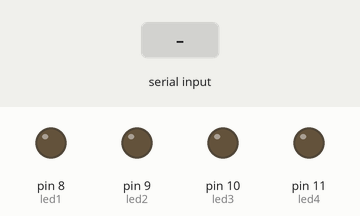
The sketch below on a simulated Arduino Uno, built with avr-gcc and run on an emulated ATmega328P. Parts: output pins drawn as LEDs (lit = HIGH). The test bench sets the inputs (shaded band). What the sketch prints to the serial monitor is not drawn.

Above: at 1.2 s.
1.3 s: "a" received over Serial
At 2.3 s:
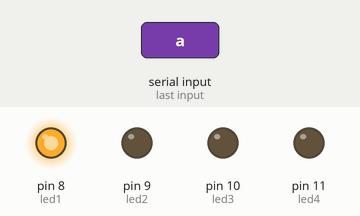
2.8 s: "c" received over Serial
At 3.5 s:
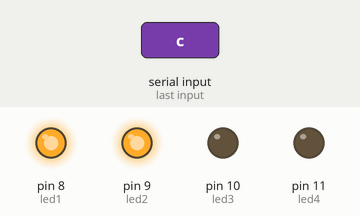
4.3 s: "b" received over Serial
At 4.6 s:
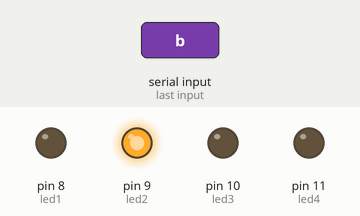
5.8 s: "e" received over Serial
At 6.9 s:
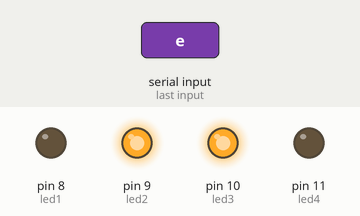
7.3 s: "d" received over Serial
At 8.1 s:
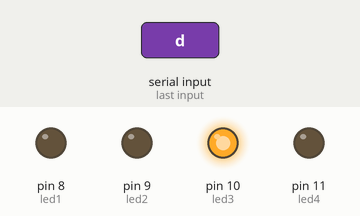
8.8 s: "g" received over Serial
At 9.2 s:
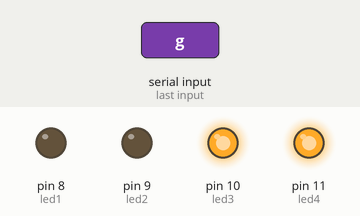
Timing chart, 0 to 11.3 s (numbered marks = the images above; inputs shaded):
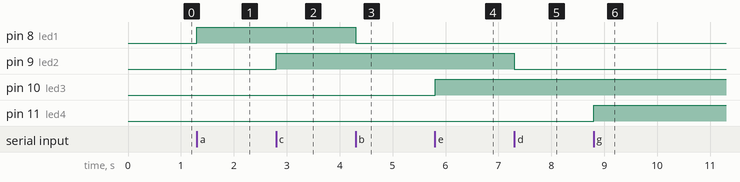

The sketch:

Control_4_LED_via_serialport_with_pyhon_tkinter.ino
```cpp
//Control 4 LEDes connected to Arduino pin # 8,9,10,11 via serial communication from python tkinter buttons.
char serialData;//created a variable name serialData char type
int led1 = 8;//created a variable name led1 int type and assigned as Arduino pin# 8
int led2 = 9;//created a variable name led2 int type and assigned as Arduino pin# 9
int led3 = 10;//created a variable name led3 int type and assigned as Arduino pin# 10
int led4 = 11;//created a variable name led4 int type and assigned as Arduino pin# 11
void setup()
{
pinMode (led1, OUTPUT);// initilized led1 as an output
pinMode (led2, OUTPUT);// initilized led2 as an output
pinMode (led3, OUTPUT);// initilized led3 as an output
pinMode (led4, OUTPUT);// initilized led4 as an output

  Serial.begin(9600);// serial comuunucation boud rate-9600
}
void loop()
{
  if (Serial.available() > 0)//check condition-serial data available
    serialData = Serial.read();
  Serial.print(serialData);
  if (serialData == 'a')// if serial data command is a
  {
    digitalWrite(led1, HIGH);// turn ON the led1
  }
  else if (serialData == 'b')// if serial data is b
  {
    digitalWrite(led1, LOW);// turn OFF the led1
  }
  if (serialData == 'c')// if serial data command is c
  {
    digitalWrite(led2, HIGH);// turn ON the led2
  }
  else if (serialData == 'd')// if serial data is d
  {
    digitalWrite(led2, LOW);// turn OFF the led2
  }
  if (serialData == 'e')// if serial data command is e
  {
    digitalWrite(led3, HIGH);// turn ON the led3
  }
  else if (serialData == 'f')// if serial data is f
  {
    digitalWrite(led3, LOW);// turn OFF the led3
  }
  if (serialData == 'g')// if serial data command is g
  {
    digitalWrite(led4, HIGH);// turn ON the led4
  }
  else if (serialData == 'h')// if serial data is h
  {
    digitalWrite(led4, LOW);// turn OFF the led4
  }
}
```

Measured:
- after the input at 1.3 s, pin 8 (led1): LOW → HIGH at once
- after the input at 2.8 s, pin 9 (led2): LOW → HIGH at once
- after the input at 4.3 s, pin 8 (led1): HIGH → LOW at once
- after the input at 5.8 s, pin 10 (led3): LOW → HIGH at once
- after the input at 7.3 s, pin 9 (led2): HIGH → LOW at once
- after the input at 8.8 s, pin 11 (led4): LOW → HIGH at once
